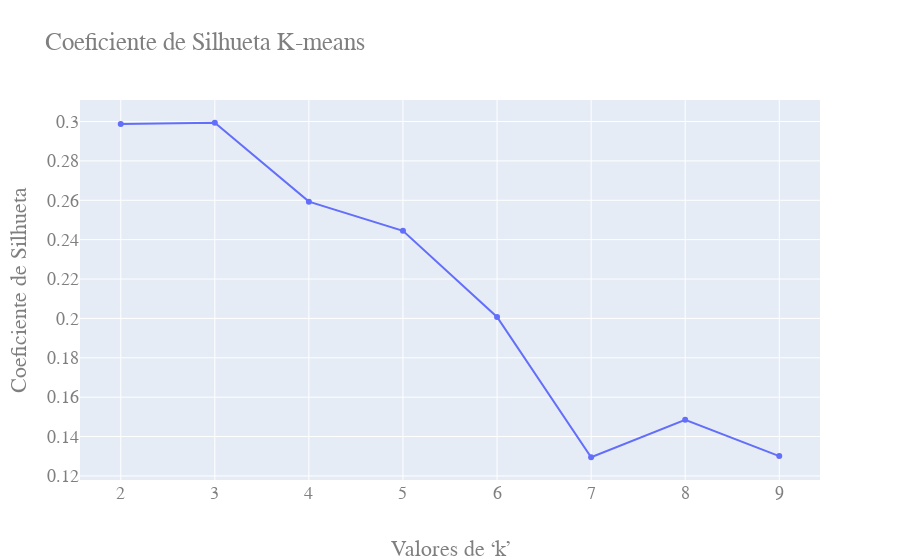

Notebook source saved alongside this figure:
### Code cell
fig =go.Figure()
fig.add_trace(go.Scatter(x = faixa_n_clusters, y = valores_silhueta))
fig.update_layout(
    title="Coeficiente de Silhueta K-means",
    xaxis_title="Valores de ‘k’ ",
    yaxis_title="Coeficiente de Silhueta",
    font=dict(
        family="Courier New, monospace",
        size=18,
        color="#7f7f7f"
    )
)
fig.show()

### Figure 1 — Plotly figure (JSON) as saved in the notebook; plotly's stock layout.template omitted (floating-point values rounded to 4 significant figures)
{"data": [{"type": "scatter", "x": [2, 3, 4, 5, 6, 7, 8, 9], "y": [0.2987, 0.2994, 0.2593, 0.2445, 0.2008, 0.1295, 0.1486, 0.1301]}], "layout": {"font": {"color": "#7f7f7f", "family": "Courier New, monospace", "size": 18}, "title": {"text": "Coeficiente de Silhueta K-means"}, "xaxis": {"title": {"text": "Valores de ‘k’ "}}, "yaxis": {"title": {"text": "Coeficiente de Silhueta"}}}}
